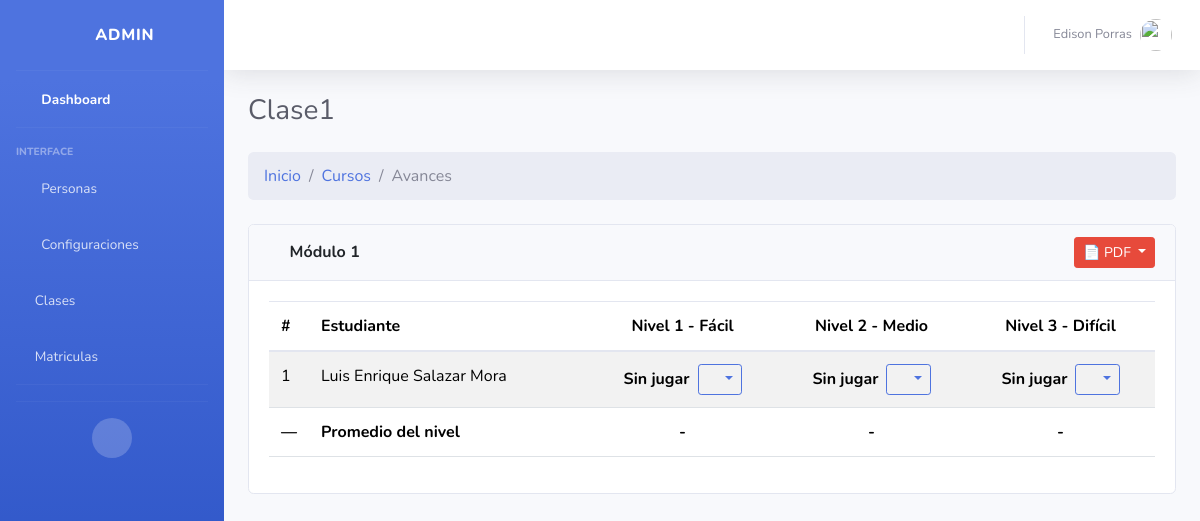
/avance/1/ (signed in), run on the app's committed database.
### Aplicaciones/core/models.py (models this page shows, shortened)
class Clases (models.Model):
    cla_id = models.AutoField(primary_key=True)
    fk_docente = models.ForeignKey(Docentes,verbose_name='Docente',on_delete=models.CASCADE)
    fk_modulo = models.ForeignKey(Modulos,verbose_name='Modulo',on_delete=models.CASCADE)
    cla_nombre = models.CharField(max_length=100,null=False,verbose_name="Clase:")
    cla_estado = models.BooleanField(default=True,verbose_name='Estado:')
    cla_fecha_creacion = models.DateTimeField(auto_now_add=True,verbose_name='Creado el:')
    cla_fecha_actualizacion = models.DateTimeField(auto_now=True,verbose_name='Actualizado el:')

class Modulos(models.Model):
    mod_id = models.AutoField(primary_key=True)
    mod_nombre = models.CharField(max_length=50,null=False,unique=True,verbose_name="Nombre del modulo:")
    mod_descripcion = models.CharField(max_length=100,null=False,verbose_name="Descripción del modulo:")
    mod_estado = models.BooleanField(default=True,verbose_name='Estado:')
    mod_fecha_creacion = models.DateTimeField(auto_now_add=True,verbose_name='Creado el:')
    mod_fecha_actualizacion = models.DateTimeField(auto_now=True,verbose_name='Actualizado el:')

class Niveles(models.Model):
    niv_id = models.AutoField(primary_key=True)
    fk_modulo = models.ForeignKey(
        Modulos,
        verbose_name='Modulo',
        on_delete=models.CASCADE,
        related_name='niveles'
    )
    niv_nombre = models.CharField(max_length=50, null=False, verbose_name="Nombre del nivel:")
    niv_descripcion = models.CharField(max_length=100,null=False,verbose_name="Descripción del nivel:")
    orden = models.IntegerField()
    vidas = models.IntegerField()
    ruta = models.CharField(max_length=100,null=True,verbose_name="Ruta:")
    niv_estado = models.BooleanField(default=True,verbose_name='Estado:')
    niv_fecha_creacion = models.DateTimeField(auto_now_add=True,verbose_name='Creado el:')
    niv_fecha_actualizacion = models.DateTimeField(auto_now=True,verbose_name='Actualizado el:')
    class Meta:
        constraints = [
            models.UniqueConstraint(fields=['fk_modulo', 'niv_nombre'], name='unique_nombre_por_modulo')
        ]

class Estudiantes(models.Model):
    est_id = models.AutoField(primary_key=True)
    fk_id_persona = models.ForeignKey(Personas,verbose_name='Persona',on_delete=models.CASCADE)
    est_contacto_emergencia = models.CharField(max_length=50,default="Null",null=True,verbose_name="Contacto de emergencia:")
    est_telefono_emergencia = models.CharField(max_length=15,default="Null",null=True,verbose_name="Teléfono de emergencia:")
    est_fotografia = models.ImageField(upload_to='estudiantes/',default=None,null=True,blank=True,verbose_name="Fotografía:")
    est_estado = models.BooleanField(default=True,verbose_name='Estado:')

class Personas(models.Model):
    per_id = models.AutoField(primary_key=True)
    fk_id_usuario = models.ForeignKey(User,verbose_name='Usuario',on_delete=models.CASCADE)
    per_segundo_nombre = models.CharField(max_length=50,default="Null",null=False,verbose_name="Segundo nombre:")
    per_segundo_apellido = models.CharField(max_length=50,default="Null",null=False,verbose_name="Segundo apellido:")
    per_fecha_nacimiento = models.DateField(
    null=True,          # permite guardar NULL en la base de datos
    blank=True,         # permite dejarlo en blanco en formularios
    verbose_name="Fecha de nacimiento:"
)
    per_cedula = models.CharField(max_length=15,default="Null",null=False,verbose_name="Cédula:")
    per_telefono = models.CharField(max_length=15,default="Null",null=True,verbose_name="Teléfono:")
    per_fecha_actualizacion = models.DateTimeField(auto_now=True,verbose_name='Actualizado el:')

### Aplicaciones/core/views/crud_avance_views.py (the view)
# urls.py: path('', loguin_views.index, name='loguin_index'),
@admin_required
def index(request, cla_id):
    clase = get_object_or_404(Clases, pk=cla_id)
    niveles = Niveles.objects.filter(fk_modulo=clase.fk_modulo).order_by('orden')
    matriculas = Matriculas.objects.filter(fk_clase=cla_id).order_by(
        'fk_estudiante__fk_id_persona__fk_id_usuario__last_name',
        'fk_estudiante__fk_id_persona__per_segundo_apellido'
    )
    data = []
    for matricula in matriculas:
        fila = {
            'estudiante': matricula.fk_estudiante,
            'matricula_id': matricula.mat_id,
            'niveles': []
        }
        for nivel in niveles:
            avance = Avance_Matriculados.objects.filter(
                fk_matricula=matricula,
                fk_nivel=nivel
            ).first()
            if avance:
                fila['niveles'].append({
                    'nivel_id': nivel.niv_id,
                    'nivel': nivel.niv_nombre,
                    'nota': avance.avm_nota_final,
                    'estado': '✅' if avance.avm_estado else '❌'
                })
            else:
                fila['niveles'].append({
                    'nivel_id': nivel.niv_id,
                    'nivel': nivel.niv_nombre,
                    'nota': 'Sin jugar',
                    'estado': '—',
                    'nivel_estado':nivel.niv_estado
                })
        data.append(fila)
    promedios_por_nivel = {}
    for nivel in niveles:
        promedio = Avance_Matriculados.objects.filter(
            fk_matricula__fk_clase=clase,
            fk_nivel=nivel,
            avm_nota_final__isnull=False
        ).aggregate(prom=Avg('avm_nota_final'))['prom']
        promedios_por_nivel[nivel.niv_id] = round(promedio, 2) if promedio is not None else "-"
    return render(request, 'avance/Index.html', {
        'clase': clase,
        'niveles': niveles,
        'avance_data': data,
        'promedios_por_nivel': promedios_por_nivel
    })

### Aplicaciones/core/context_processors.py (called while the page is built, shortened)
def foto_perfil_usuario(request):
    if request.user.is_authenticated:
        try:
            persona = Personas.objects.get(fk_id_usuario=request.user)
        except Personas.DoesNotExist:
            return {'foto_perfil': None}
    return {'foto_perfil': None}

### Aplicaciones/core/templatetags/custom_filters.py (called while the page is built)
@register.filter
def get_item(dictionary, key):
    return dictionary.get(key, "-")

### Aplicaciones/core/templates/avance/Index.html (shortened to what this page needs)
{% extends "plantillas/MasterAdmin.html" %}
{% load static %}
{% block content %}
<div class="container-fluid ">
    <div class="d-sm-flex align-items-center justify-content-between mb-4">
        <h1 class="h3 mb-0 text-gray-800">{{ clase.cla_nombre }}</h1>
    </div>
    <ol class="breadcrumb mb-4">
        <li class="breadcrumb-item"><a href="{% url 'core_admin' %}">Inicio</a></li>
        <li class="breadcrumb-item active"><a href="{% url 'matricula_index' %}">Cursos</a></li>
        <li class="breadcrumb-item active">Avances </li>
    </ol>
    <div class="card mb-4">
         <div class="card-header d-flex justify-content-between align-items-center">
          <div>
              <i class="fas fa-table me-1"></i>
              <strong>{{ clase.fk_modulo.mod_nombre }}</strong>
          </div>
          <div class="btn-group">
              <button type="button" class="btn btn-sm btn-danger dropdown-toggle" data-bs-toggle="dropdown" aria-expanded="false">
                  📄 PDF
              </button>
          </div>
      </div>
        <div class="card-body">
            <div class="table-responsive">
              {% load custom_filters %}
                <table class="table table-striped" id="tbl-matriculados-admin" width="100%" cellspacing="0">
                <thead>
                    <tr>
                        <th style="width: 1%;">#</th>
                        <th>Estudiante</th>
                        {% for nivel in niveles %}
                        <th  class="text-center align-items-center justify-content-center ">{{ nivel.niv_nombre }}</th>
                        {% endfor %}
                    </tr>
                </thead>
                <tbody>
                    {% for fila in avance_data %}
                    <tr>
                        <td>{{ forloop.counter }}</td>
                        <td>
                            {{ fila.estudiante.fk_id_persona.fk_id_usuario.first_name }}
                            {{ fila.estudiante.fk_id_persona.per_segundo_nombre }}
                            {{ fila.estudiante.fk_id_persona.fk_id_usuario.last_name }}
                            {{ fila.estudiante.fk_id_persona.per_segundo_apellido }}
                        </td>
                        {% for nivel in fila.niveles %}
                        <td class="text-center align-items-center justify-content-center">
                            <div class="d-flex align-items-center justify-content-center gap-2">
                                    <span class="fw-bold">{{ nivel.nota }}</span>
                                    <div class="btn-group">
                                        <button type="button" class="btn btn-sm btn-outline-primary dropdown-toggle" data-bs-toggle="dropdown" aria-expanded="false">
                                            <i class="fas fa-eye"></i>
                                        </button>
                                    </div>
                                </div>
                        </td>
                        {% endfor %}
                    </tr>
                    {% endfor %}
                    <tr style="background-color: #f2f2f2; font-weight: bold;">
                      <td>—</td>
                      <td>Promedio del nivel</td>
                      {% for nivel in niveles %}
                      <td class="text-center">
                          {{ promedios_por_nivel|get_item:nivel.niv_id }}
                      </td>
                      {% endfor %}
                  </tr>
                </tbody>
            </table>
            </div>
        </div>
    </div>
</div>
{% endblock %}

### Aplicaciones/core/templates/plantillas/MasterAdmin.html (shortened to what this page needs)
{% load static %}
<!DOCTYPE html>
<html lang="es">
  <head>
    <link href="{% static 'vendor/fontawesome-free/css/all.min.css'%}" rel="stylesheet" type="text/css" />
    <link rel="stylesheet" href="{% static 'css/bootstrap.min.css' %}" />
    <link href="{% static 'vendor/bootstrap-select/css/bootstrap-select.min.css' %}" rel="stylesheet">
    <link href="{% static 'css/sb-admin-2.min.css' %}" rel="stylesheet" />
  </head>
  <body id="page-top">
    <div id="wrapper">
      <ul class="navbar-nav bg-gradient-primary sidebar sidebar-dark accordion" id="accordionSidebar">
        <a class="sidebar-brand d-flex align-items-center justify-content-center" href="{% url 'core_admin' %}">
          <div class="sidebar-brand-icon rotate-n-15">
            <i class="fas fa-laugh-wink"></i>
          </div>
          <div class="sidebar-brand-text mx-3">
            Admin
          </div>
        </a>
        <hr class="sidebar-divider my-0" />
        <li class="nav-item active">
          <a class="nav-link" href="{% url 'core_admin' %}">
            <i class="fas fa-fw fa-tachometer-alt"></i>
            <span>Dashboard</span>
          </a>
        </li>
        <hr class="sidebar-divider" />
        <div class="sidebar-heading">Interface</div>
        <li class="nav-item">
          <a class="nav-link collapsed" href="#" data-toggle="collapse" data-target="#collapseTwo" aria-expanded="true" aria-controls="collapseTwo">
            <i class="fas fa-fw fa-users"></i>
            <span>Personas</span>
          </a>
        </li>
        <li class="nav-item">
          <a class="nav-link collapsed" href="#" data-toggle="collapse" data-target="#collapseUtilities" aria-expanded="true" aria-controls="collapseUtilities">
            <i class="fas fa-fw fa-wrench"></i>
            <span>Configuraciones</span>
          </a>
        </li>
        <li class="nav-item">
          <a class="nav-link" href="{% url 'clase_index' %}">
            <i class="fa-solid fa-chalkboard-user"></i>
            <span>Clases</span>
          </a>
        </li>
         <li class="nav-item">
          <a class="nav-link" href="{% url 'matricula_index'%}">
            <i class="fa-solid fa-file"></i>
            <span>Matriculas</span>
          </a>
        </li>
        <hr class="sidebar-divider" />
        <hr class="sidebar-divider d-none d-md-block" />
        <div class="text-center d-none d-md-inline">
          <button class="rounded-circle border-0" id="sidebarToggle"></button>
        </div>
      </ul>
      <div id="content-wrapper" class="d-flex flex-column">
        <div id="content">
          <nav class="navbar navbar-expand navbar-light bg-white topbar mb-4 static-top shadow">
            <ul class="navbar-nav ml-auto">
              <li class="nav-item dropdown no-arrow">
                <a class="nav-link dropdown-toggle" href="#" id="userDropdown" role="button" data-toggle="dropdown" aria-haspopup="true" aria-expanded="false">
                  <span class="mr-2 d-none d-lg-inline text-gray-600 small">{{ user.first_name }} {{ user.last_name }}</span>
                  <img class="img-profile rounded-circle" src="{{ foto_perfil }}" onerror="this.onerror=null;this.src='{% static 'img/undraw_profile.svg' %}';" />
                </a>
              </li>
            </ul>
          </nav>
            {% block content %}
            {% endblock %}
          </div>
        </div>
      </div>
  </body>
</html>

### data on the page
Clases: cla_nombre "Clase1", fk_modulo.mod_nombre "Módulo 1"
Niveles: niv_nombre "Nivel 1 - Fácil", niv_id "-"
Niveles: niv_nombre "Nivel 2 - Medio", niv_id "-"
Niveles: niv_nombre "Nivel 3 - Difícil", niv_id "-"
Estudiantes: estudiante.fk_id_persona.fk_id_usuario.first_name "Luis", estudiante.fk_id_persona.per_segundo_nombre "Enrique", estudiante.fk_id_persona.fk_id_usuario.last_name "Salazar", estudiante.fk_id_persona.per_segundo_apellido "Mora", nota "Sin jugar" "Sin jugar" "Sin jugar"

### other printed values
{{ user.first_name }} "Edison"
{{ user.last_name }} "Porras"
